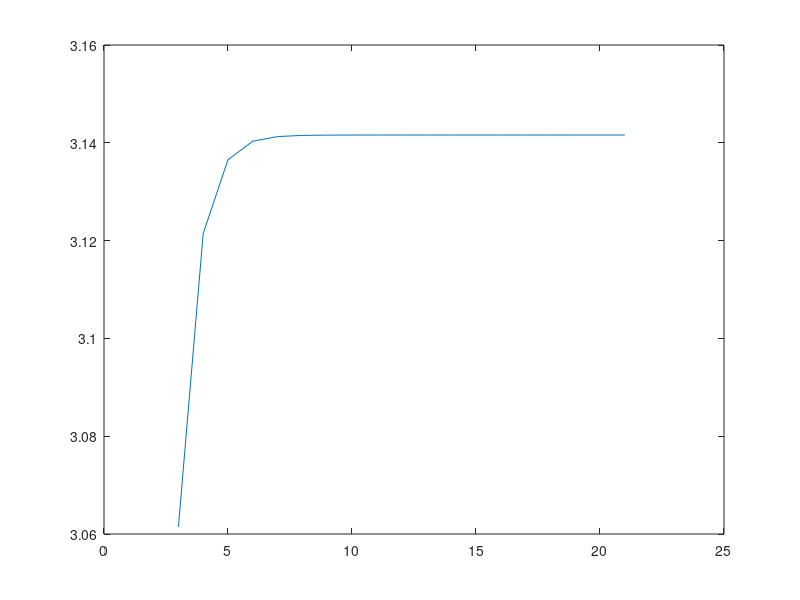

MATLAB code for this plot:

% loops in Matlab langsamer als vektoroperationen

An = 2*sqrt(2) % start mit A2

x = []
wert = []

for n = 2:20
    Am = 2^n*sqrt(2*(1-sqrt(1-(An/(2^n))^2)))
    An = Am
    fprintf("A%i ist %d \n", n, Am)
    x = [x n+1]
    wert = [wert Am]
end

plot(x, wert)
